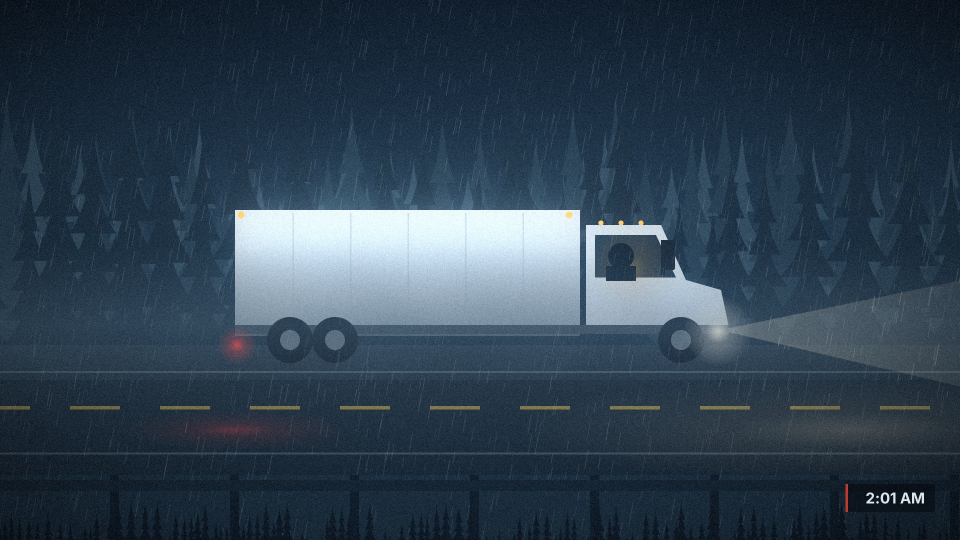
#> input picture stories/do_not_lower_your_window/styleframes/01_S01_road.jpg, 1920 x 1080 px (shown at 1/2 size)
$ python -i styleframes.py   (imports and definitions only)   (older library calls are emulated)
#> lines starting #> are read from the running program, lines starting #| are printed output that depends on the picture
#> further down, picture is the input picture: shape (1080, 1920, 3); mean B, G, R 79.3, 64, 47
"""Code-drawn style frames for DO NOT LOWER YOUR WINDOW: composition, palette, light and overlays.

usage: styleframes.py OUT_DIR
These are look-development frames, not final art: the final shots come from an image/video model
driven by the prompts in story.yaml. Everything here is original drawing.
"""
import math
import os
import sys

import cairo
import numpy as np
from scipy.ndimage import gaussian_filter, zoom

W, H = 1920, 1080
rng = np.random.default_rng(11)


# ----------------------------------------------------------------- basics

def hx(c, a=1.0):
    c = c.lstrip("#")
    return (int(c[0:2], 16) / 255, int(c[2:4], 16) / 255, int(c[4:6], 16) / 255, a)


def src(ctx, c, a=1.0):
    ctx.set_source_rgba(*hx(c, a))


# [197 lines left out: functions new, poly, rect, rrect, circle, vgrad and 10 more, not called in this run]


def finish(img, bloom=0.9, thresh=0.62, fog=None, grain=0.03, vign=0.55, lift="#0B1520", warm=0.0):
#> called with bloom = 0.9, thresh = 0.62, grain = 0.03, vign = 0.55, lift = '#0B1520', warm = 0
    out = img.copy()
    if fog is not None:  # fog: (color, mask HxW)
        col, mask = fog
        n = gaussian_filter(rng.standard_normal((H // 8, W // 8)), 6)
        n = zoom((n - n.min()) / (np.ptp(n) + 1e-6), 8, order=1)[:H, :W]
        m = (mask * (0.55 + 0.45 * n))[..., None]
        out = out * (1 - m) + np.array(hx(col)[:3]) * m
    if bloom:
        small = zoom(np.maximum(out - thresh, 0), (0.25, 0.25, 1), order=1)
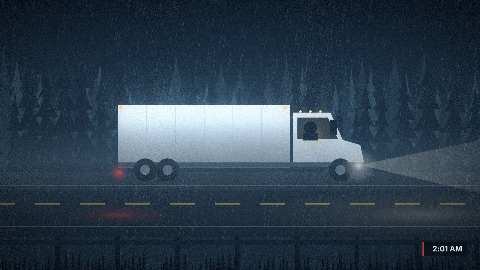
#> small: shape (270, 480, 3) float64; mean B, G, R 78.5, 63.2, 46.2
        b1 = gaussian_filter(small, (6, 6, 0))
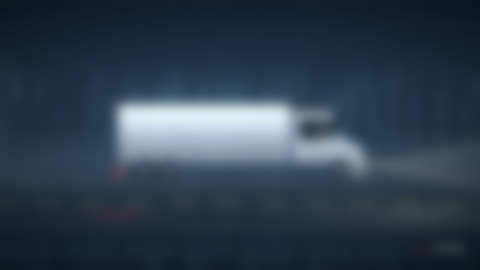
#> b1: shape (270, 480, 3) float64; mean B, G, R 78.5, 63.2, 46.2
        b2 = gaussian_filter(small, (22, 22, 0))
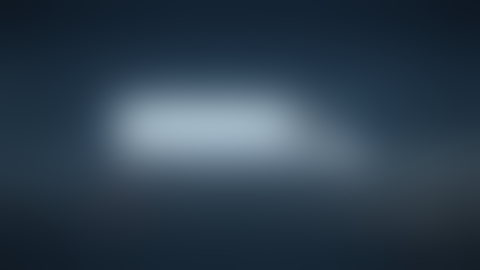
#> b2: shape (270, 480, 3) float64; mean B, G, R 78.5, 63.2, 46.2
        b = zoom(b1 * 0.6 + b2 * 1.4, (H / small.shape[0], W / small.shape[1], 1), order=1)
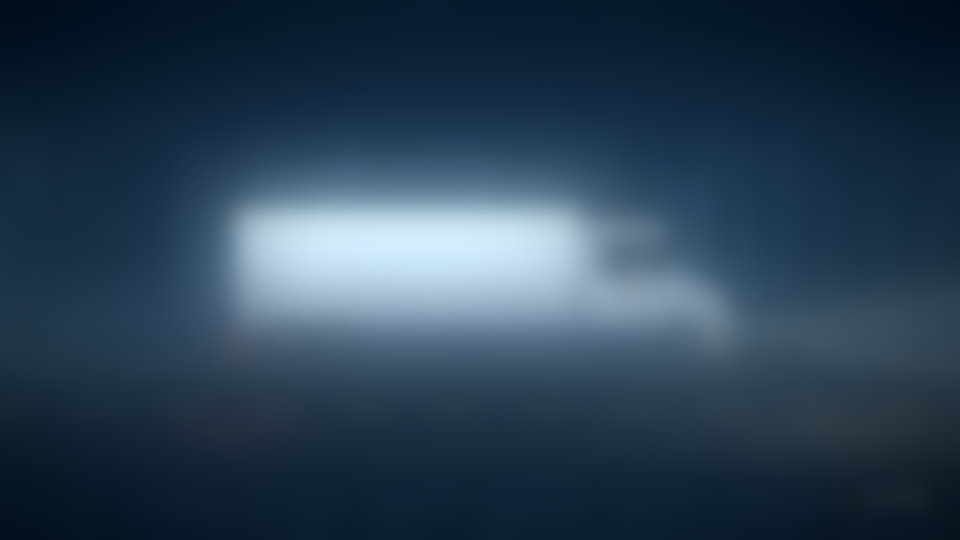
#> b: shape (1080, 1920, 3) float64 (shown at 1/2 size); mean B, G, R 157.2, 126.7, 92.6; drawn with min black and max white
        out = out + bloom * b[:H, :W]
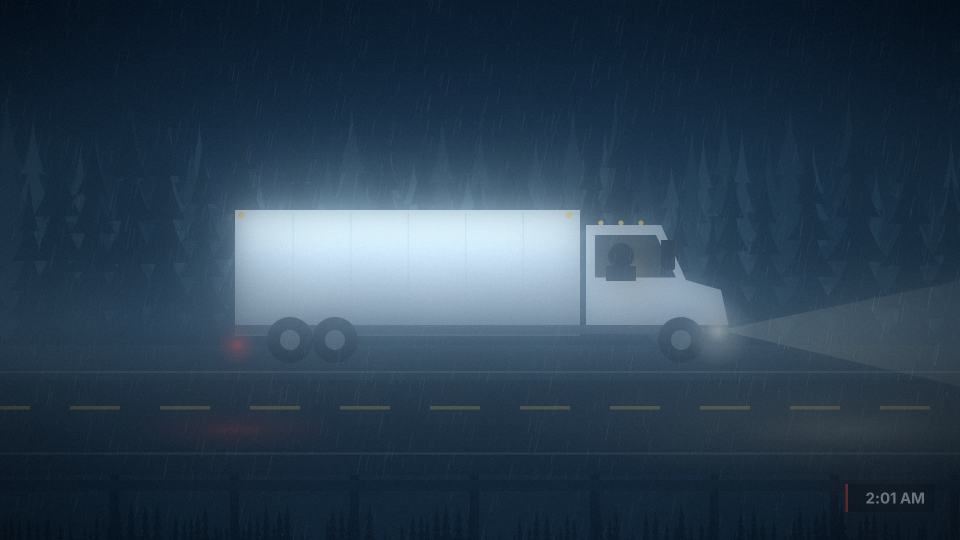
#> out: shape (1080, 1920, 3) float64 (shown at 1/2 size); mean B, G, R 220.8, 178.1, 130.3; drawn with min black and max white
    lc = np.array(hx(lift)[:3])
    out = lc + out * (1 - lc)  # lifted, tinted shadows
    if warm:
        out[..., 0] *= 1 + warm
        out[..., 2] *= 1 - warm * 0.5
    yy, xx = np.mgrid[0:H, 0:W]
    d = np.sqrt(((xx - W / 2) / (W / 2)) ** 2 + ((yy - H / 2) / (H / 2)) ** 2)
    out *= (1 - vign * np.clip(d - 0.45, 0, 1) ** 1.6)[..., None]
    out = out / (1 + out * 0.25) * 1.25  # soft shoulder instead of clipping
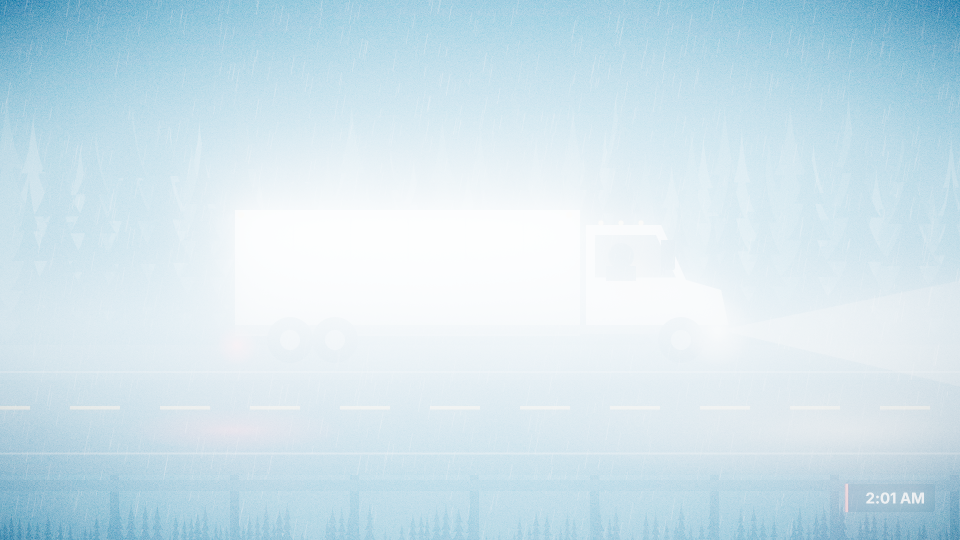
#> out: shape (1080, 1920, 3) float64 (shown at 1/2 size); mean B, G, R 4.87, 4.82, 4.71; drawn with min black and max white
    out += rng.normal(0, grain, (H, W, 1))
    return np.clip(out, 0, 1)
#> returned value: shape (1080, 1920, 3) float64; every value is 1


# [9 lines left out: function overlay, not called in this run]


def save(img, path):
    from PIL import Image
    Image.fromarray((img * 255).astype(np.uint8)).save(path, quality=93)


# [509 lines left out: functions ymask, f1_road, truck_side, f2_sign, f3_station, windshield_frame and 7 more, not called in this run]


FRAMES = [("01_S01_road", f1_road), ("02_S02_sign", f2_sign), ("03_S05_station_rule1", f3_station),
          ("04_S08_crosswalk", f4_crosswalk), ("05_S12_checkpoint", f5_checkpoint), ("06_S16_one_inch", f6_gap)]

# [6 lines not run here, left out]

>>> import cv2
>>> picture = cv2.imread('../stories/do_not_lower_your_window/styleframes/01_S01_road.jpg')
>>> result = finish(picture)

$ run again, on stories/do_not_lower_your_window/styleframes/03_S05_station_rule1.jpg
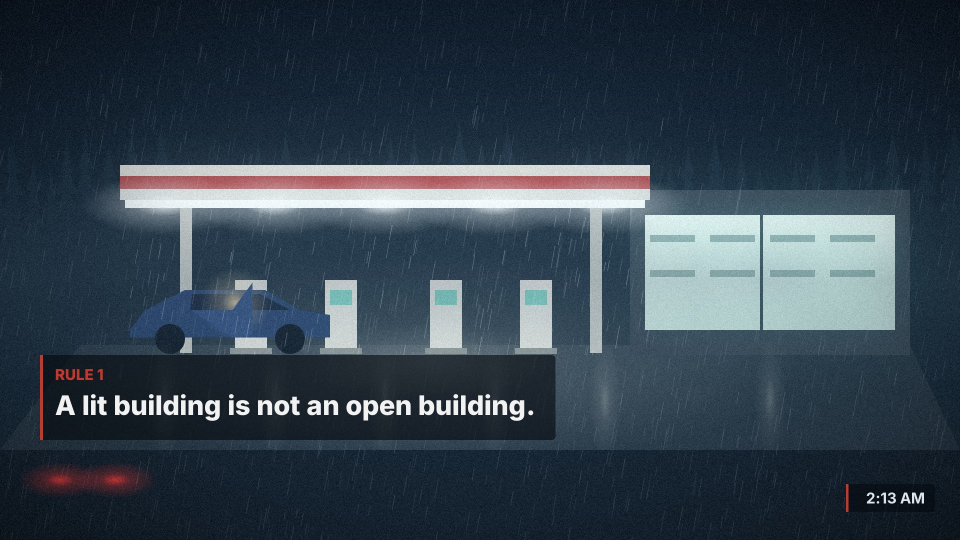
#> input picture stories/do_not_lower_your_window/styleframes/03_S05_station_rule1.jpg, 1920 x 1080 px (shown at 1/2 size)
#> picture is the input picture: shape (1080, 1920, 3); mean B, G, R 77.2, 65.4, 51.8
#> in finish, `b = zoom(b1 * 0.6 + b2 * 1.4, (H / small.shape[0], W / small.shape[1],..`:
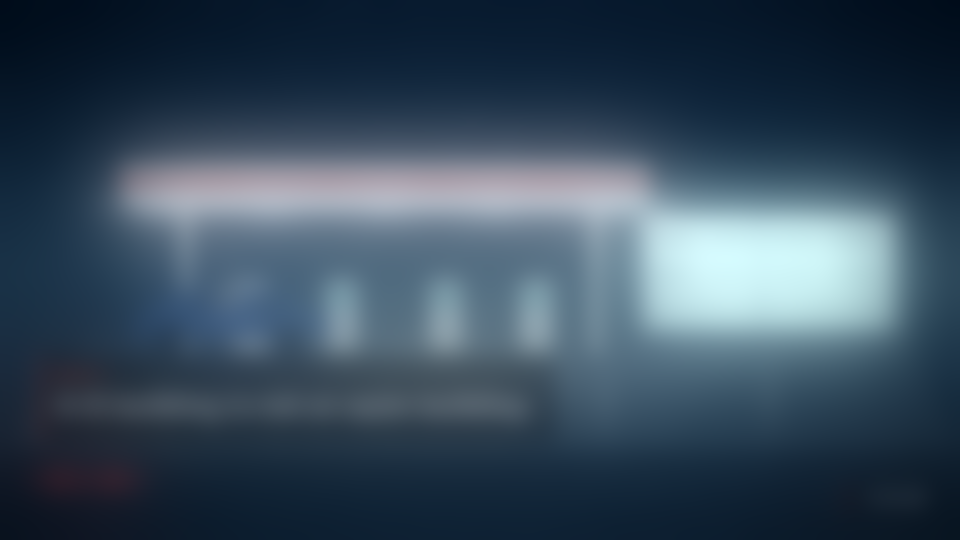
#> b: shape (1080, 1920, 3) float64 (shown at 1/2 size); mean B, G, R 152.5, 128.9, 101.9; drawn with min black and max white
#> in finish, `out = out / (1 + out * 0.25) * 1.25`:
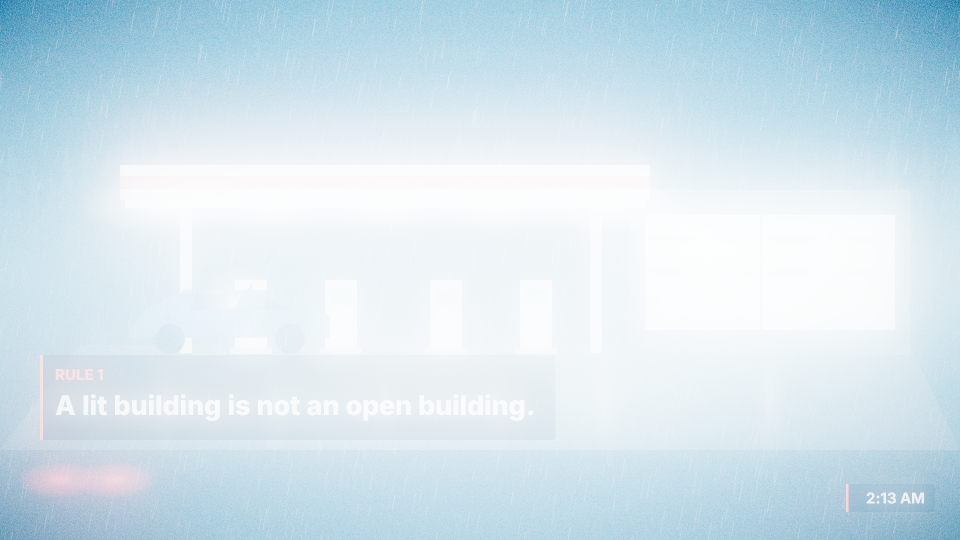
#> out: shape (1080, 1920, 3) float64 (shown at 1/2 size); mean B, G, R 4.86, 4.81, 4.7; drawn with min black and max white
